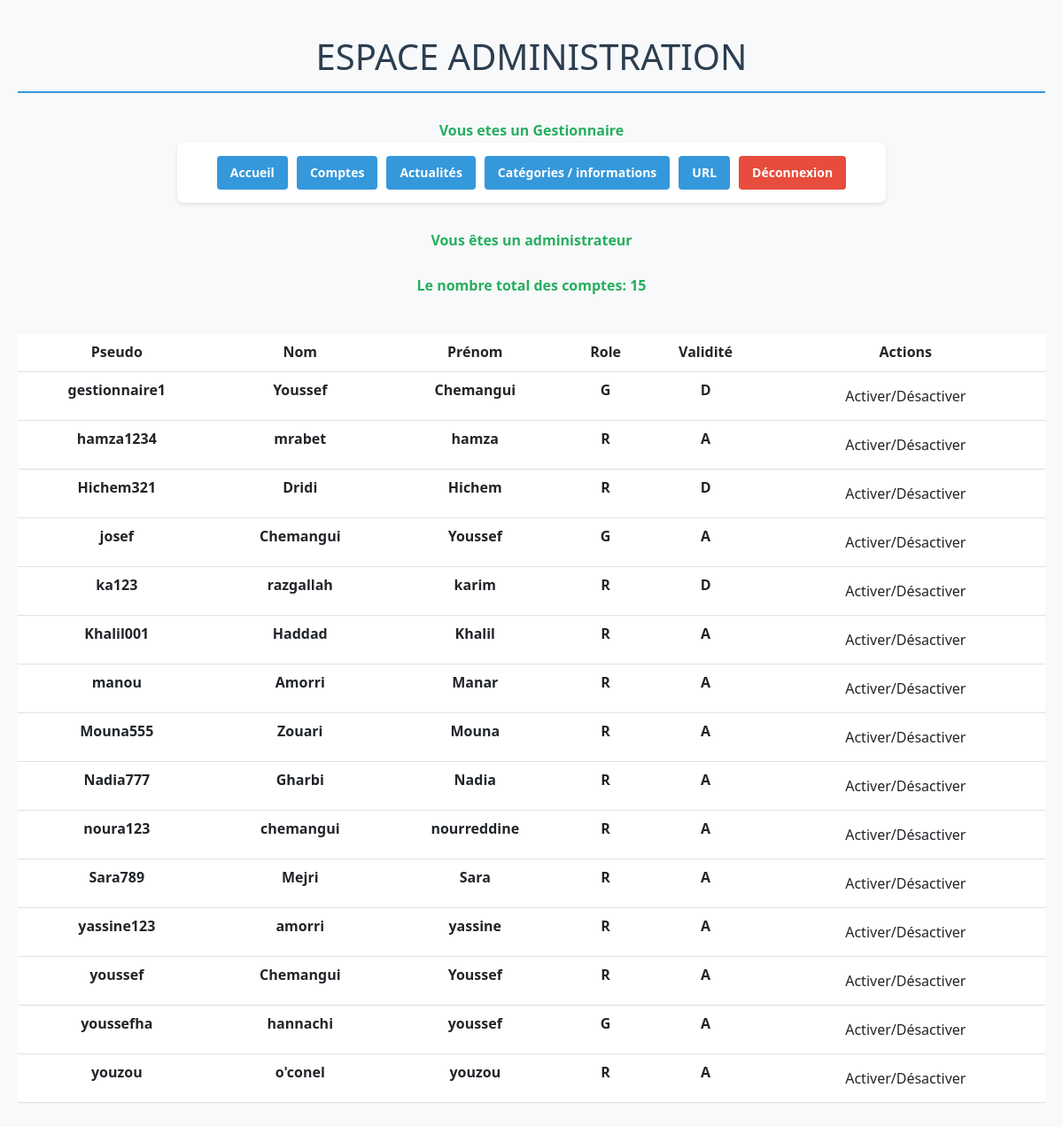
The page /session/admin_comptes.php (signed in) on the database its author committed.
### tables this page shows
CREATE TABLE `t_profil_pfl` (
  `cpt_pseudo` varchar(20) NOT NULL,
  `pfl_nom` varchar(80) NOT NULL,
  `pfl_prenom` varchar(80) NOT NULL,
  `pfl_email` varchar(80) NOT NULL,
  `pfl_role` char(1) NOT NULL,
  `pfl_validite` char(1) NOT NULL,
  `pfl_date` date DEFAULT NULL
);

### session/admin_comptes.php (the view, shortened to what this page needs)
<!DOCTYPE html>
<html>
<head>
    <link href="https://cdn.jsdelivr.net/npm/bootstrap@5.3.0/dist/css/bootstrap.min.css" rel="stylesheet">
</head>
<body>
</body>
</html>
<body>
    <h1>ESPACE ADMINISTRATION</h1>
    <?php
        if (isset($_SESSION['role'])) {
            if ($_SESSION['role'] == 'R') {
                echo "<a style='color: #e74c3c;'>Vous etes un Rédacteur</a>";
                echo "<div class='menu'>";
                echo "<div class='menu-container'>";
                echo "<a href='admin_accueil.php' class='menu-button'>Accueil</a>";
                echo "<a href='actualites.php' class='menu-button'>Actualités</a>";
                echo "<a href='admin_categories.php' class='menu-button'>Catégories / informations</a>";
                echo "<a href='url.php' class='menu-button'>URL</a>";
                echo "<a href='deconnexion.php' class='menu-button' style='background-color: #e74c3c;'>Déconnexion</a>";
                echo "</div>";
                echo "</div>";
            } elseif ($_SESSION['role'] == 'G') {
                echo "Vous etes un Gestionnaire";
                echo "<div class='menu'>";
                echo "<div class='menu-container'>";
                echo "<a href='admin_accueil.php' class='menu-button'>Accueil</a>";
                echo "<a href='admin_comptes.php' class='menu-button'>Comptes</a>";
                echo "<a href='actualites.php' class='menu-button'>Actualités</a>";
                echo "<a href='admin_categories.php' class='menu-button'>Catégories / informations</a>";
                echo "<a href='url.php' class='menu-button'>URL</a>";
                echo "<a href='deconnexion.php' class='menu-button' style='background-color: #e74c3c;'>Déconnexion</a>";
                echo "</div>";
                echo "</div>";
            }
        }
    ?>
<?php
        $mysqli = new mysqli('localhost', 'e22204613sql', 'xdO9N6!G', 'e22204613_db2');
        if (isset($_SESSION['role'])) {
            if ($_SESSION['role'] == 'G') {
                echo "Vous êtes un administrateur";
                echo ("<br />");
                $requete1="SELECT * FROM t_profil_pfl JOIN t_compte_cpt USING (cpt_pseudo);";
                $resultat1 = $mysqli->query($requete1);
                if ($resultat1 == false) {
                    echo "Error: La requête a échoué \n";
                    echo "Errno: " . $mysqli->errno . "\n";
                    echo "Error: " . $mysqli->error . "\n";
                    exit();
                } else {
                    echo("<table class='table table-hover'>");
                    echo("<tr>");
                    echo("<th>"); echo ("Pseudo"); echo("</th>");
                    echo("<th>"); echo ("Nom"); echo("</th>");
                    echo("<th>"); echo ("Prénom"); echo("</th>");
                    echo("<th>"); echo ("Role"); echo("</th>");
                    echo("<th>"); echo ("Validité"); echo("</th>");
                    echo("<th>"); echo ("Actions"); echo("</th>");
                    echo("</tr>");
                    echo "<br />";
                    echo "<p>Le nombre total des comptes: $resultat1->num_rows </p>";
                    echo "<br />";
                    while ($prof=$resultat1->fetch_assoc()){
                        echo ("<tr>");
                        echo ("<td>");
                        echo ($prof['cpt_pseudo']);
                        echo ("</td>");
                        echo ("<td>");
                        echo ($prof['pfl_nom']);
                        echo ("</td>");
                        echo ("<td>");
                        echo ($prof['pfl_prenom']);
                        echo ("</td>");
                        echo ("<td>");
                        echo ($prof['pfl_role']);
                        echo ("</td>");
                        echo ("<td>");
                        echo ($prof['pfl_validite']);
                        echo ("</td>");
                        echo ("<td>");
                            echo "<form action='comptes_action.php' method='POST'>";
                            echo "<button type='submit' class='btn btn-default'
                            name='desactive'>Activer/Désactiver</button>";
                        echo "</form>";
                        echo ("</td>");
                        echo ("</tr>");
                    }
                    echo ("</table>");
                }
            }
        }
    ?>
</body>
</html>

### session/admin_comptes.php (style rules this page uses)
body { font-family: 'Segoe UI', Tahoma, Geneva, Verdana, sans-serif; background-color: #f8f9fa; color: #343a40; line-height: 1.6; padding: 20px; }
h1 { color: #2c3e50; text-align: center; margin-bottom: 30px; padding-bottom: 15px; border-bottom: 2px solid #3498db; }
body { text-align: center; font-weight: bold; color: #27ae60; margin: 20px 0; }
.menu { background-color: white; border-radius: 8px; padding: 15px; margin-bottom: 30px; box-shadow: 0 2px 4px rgba(0, 0, 0, 0.1); max-width: 800px; margin-left: auto; margin-right: auto; }
.menu-container { display: flex; flex-wrap: wrap; justify-content: center; gap: 10px; }
.menu-button { padding: 8px 15px; background-color: #3498db; color: white; border: none; border-radius: 4px; cursor: pointer; transition: background-color 0.3s; text-decoration: none; font-size: 14px; }

### rows shown on the page
t_profil_pfl: cpt_pseudo "gestionnaire1", pfl_nom "Youssef", pfl_prenom "Chemangui", pfl_role "G", pfl_validite "D"
t_profil_pfl: cpt_pseudo "hamza1234", pfl_nom "mrabet", pfl_prenom "hamza", pfl_role "R", pfl_validite "A"
t_profil_pfl: cpt_pseudo "Hichem321", pfl_nom "Dridi", pfl_prenom "Hichem", pfl_role "R", pfl_validite "D"
t_profil_pfl: cpt_pseudo "josef", pfl_nom "Chemangui", pfl_prenom "Youssef", pfl_role "G", pfl_validite "A"
t_profil_pfl: cpt_pseudo "ka123", pfl_nom "razgallah", pfl_prenom "karim", pfl_role "R", pfl_validite "D"
t_profil_pfl: cpt_pseudo "Khalil001", pfl_nom "Haddad", pfl_prenom "Khalil", pfl_role "R", pfl_validite "A"
t_profil_pfl: cpt_pseudo "manou", pfl_nom "Amorri", pfl_prenom "Manar", pfl_role "R", pfl_validite "A"
t_profil_pfl: cpt_pseudo "Mouna555", pfl_nom "Zouari", pfl_prenom "Mouna", pfl_role "R", pfl_validite "A"
t_profil_pfl: cpt_pseudo "Nadia777", pfl_nom "Gharbi", pfl_prenom "Nadia", pfl_role "R", pfl_validite "A"
t_profil_pfl: cpt_pseudo "noura123", pfl_nom "chemangui", pfl_prenom "nourreddine", pfl_role "R", pfl_validite "A"
t_profil_pfl: cpt_pseudo "Sara789", pfl_nom "Mejri", pfl_prenom "Sara", pfl_role "R", pfl_validite "A"
t_profil_pfl: cpt_pseudo "yassine123", pfl_nom "amorri", pfl_prenom "yassine", pfl_role "R", pfl_validite "A"
t_profil_pfl: cpt_pseudo "youssef", pfl_nom "Chemangui", pfl_prenom "Youssef", pfl_role "R", pfl_validite "A"
t_profil_pfl: cpt_pseudo "youssefha", pfl_nom "hannachi", pfl_prenom "youssef", pfl_role "G", pfl_validite "A"
t_profil_pfl: cpt_pseudo "youzou", pfl_nom "o'conel", pfl_prenom "youzou", pfl_role "R", pfl_validite "A"

### other values the page prints
$resultat1->num_rows "15"
